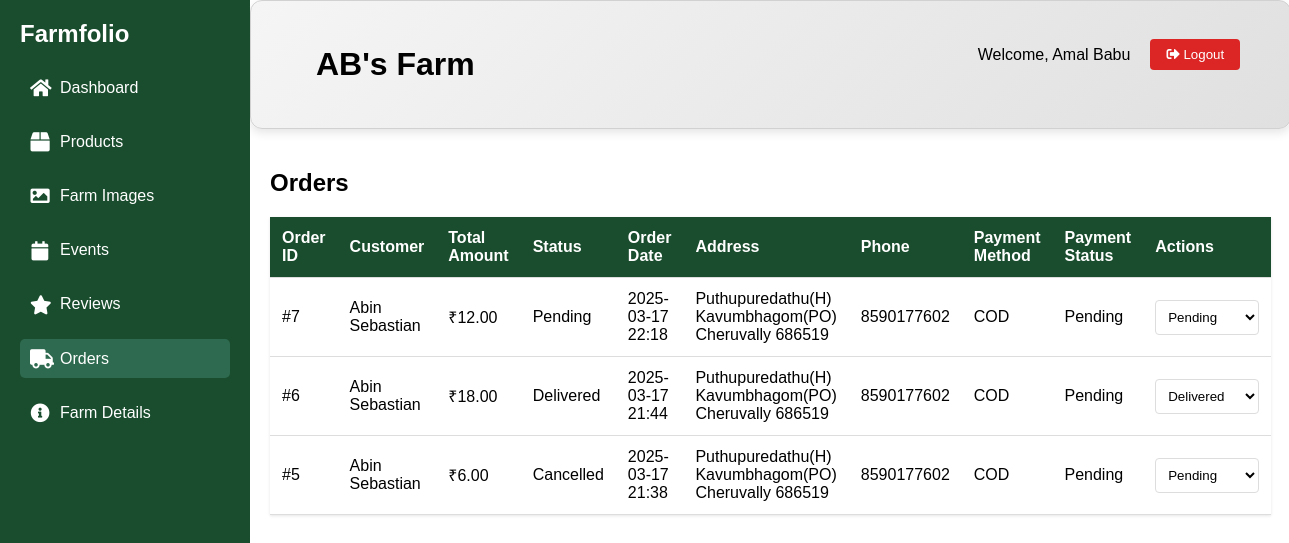
/farm/orders.php (signed in), run on an earlier commit of the app's database.
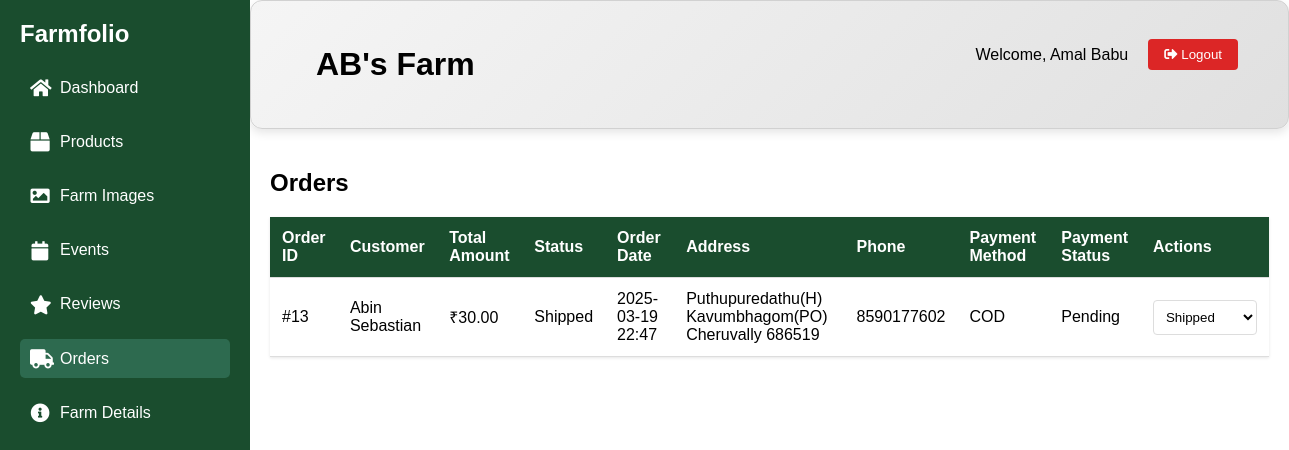
And on a later commit of the database.
### tables this page shows
CREATE TABLE `tbl_orders` (
  `order_id` int(11) NOT NULL,
  `user_id` int(11) NOT NULL,
  `total_amount` decimal(10,2) NOT NULL,
  `order_status` enum('pending','processing','shipped','delivered','cancelled') NOT NULL DEFAULT 'pending',
  `order_date` datetime NOT NULL,
  `delivery_address` text DEFAULT NULL,
  `phone_number` varchar(15) DEFAULT NULL,
  `payment_method` varchar(10) NOT NULL DEFAULT 'cod',
  `payment_status` enum('pending','paid','failed') NOT NULL DEFAULT 'pending',
  `delivery_boy_id` int(11) DEFAULT NULL,
  `updated_at` timestamp NOT NULL DEFAULT current_timestamp()
);

### farm/orders.php (the view, shortened to what this page needs)
<?php
include '../databse/connect.php';
$is_farm_active = false;
if(isset($_SESSION['userid'])){
    $userid = $_SESSION['userid'];
    $farm = "SELECT * FROM tbl_farms WHERE user_id=$userid";
    $result = mysqli_query($conn, $farm);
    $row = $result->fetch_assoc();
    if($row && $row['status'] == 'active') {
        $is_farm_active = true;
        $farm_id = $row['farm_id'];
    }
}
if($is_farm_active) {
    $orders_query = "SELECT o.*, u.username
                    FROM tbl_orders o
                    JOIN tbl_login u ON o.user_id = u.userid
                    JOIN tbl_order_items oi ON o.order_id = oi.order_id
                    JOIN tbl_products p ON oi.product_id = p.product_id
                    WHERE p.farm_id = $farm_id
                    GROUP BY o.order_id
                    ORDER BY o.order_date DESC";
    $orders_result = mysqli_query($conn, $orders_query);
}
?>
<!DOCTYPE html>
<html>
<head>
    <link rel="stylesheet" href="https://cdnjs.cloudflare.com/ajax/libs/font-awesome/5.15.4/css/all.min.css">
    <link rel="stylesheet" href="farm.css">
</head>
<body>
    <nav class="sidebar">
        <div class="sidebar-header">
            <h2>Farmfolio</h2>
        </div>
        <ul class="sidebar-menu">
            <li><a href="farm.php"><i class="fas fa-home"></i><span>Dashboard</span></a></li>
            <li><a href="p.php" ><i class="fas fa-box"></i><span>Products</span></a></li>
            <li><a href="image.php"><i class="fas fa-image"></i><span>Farm Images</span></a></li>
            <li><a href="event.php"><i class="fas fa-calendar"></i><span>Events</span></a></li>
            <li><a href="review.php"><i class="fas fa-star"></i><span>Reviews</span></a></li>
            <li><a href="orders.php" class="active"><i class="fas fa-truck"></i><span>Orders</span></a></li>
            <li><a href="about.php"><i class="fas fa-info-circle"></i><span>Farm Details </span></a></li>
        </ul>
    </nav>
    <div class="main-content">
    <div class="dashboard-header">
                <?php if(isset($row['farm_name'])&&isset($_SESSION['username'])){?>
                <h1><?php echo $row['farm_name'];?></h1>
                <div class="user-section">
                    <span>Welcome, <?php echo $_SESSION['username'];?></span>
                    <a href="http://localhost/mini%20project/logout/logout.php"><button class="logout-btn"><i class="fas fa-sign-out-alt"></i> Logout</button></a>
                </div>
                <?php }?>
            </div>
        <?php if($is_farm_active): ?>
            <div class="orders-container">
                <h2>Orders</h2>
                <table class="orders-table">
                    <thead>
                        <tr>
                            <th>Order ID</th>
                            <th>Customer</th>
                            <th>Total Amount</th>
                            <th>Status</th>
                            <th>Order Date</th>
                            <th>Address</th>
                            <th>Phone</th>
                            <th>Payment Method</th>
                            <th>Payment Status</th>
                            <th>Actions</th>
                        </tr>
                    </thead>
                    <tbody>
                        <?php while($order = mysqli_fetch_assoc($orders_result)): ?>
                        <tr>
                            <td>#<?php echo $order['order_id']; ?></td>
                            <td><?php echo $order['username']; ?></td>
                            <td>₹<?php echo $order['total_amount']; ?></td>
                            <td><?php echo ucfirst($order['order_status']); ?></td>
                            <td><?php echo date('Y-m-d H:i', strtotime($order['order_date'])); ?></td>
                            <td><?php echo $order['delivery_address']; ?></td>
                            <td><?php echo $order['phone_number']; ?></td>
                            <td><?php echo strtoupper($order['payment_method']); ?></td>
                            <td><?php echo ucfirst($order['payment_status']); ?></td>
                            <td>
                                <select class="status-update" data-order-id="<?php echo $order['order_id']; ?>">
                                    <option value="pending" <?php echo $order['order_status'] == 'pending' ? 'selected' : ''; ?>>Pending</option>
                                    <option value="shipped" <?php echo $order['order_status'] == 'shipped' ? 'selected' : ''; ?>>Shipped</option>
                                    <option value="delivered" <?php echo $order['order_status'] == 'delivered' ? 'selected' : ''; ?>>Delivered</option>
                                </select>
                            </td>
                        </tr>
                        <?php endwhile; ?>
                    </tbody>
                </table>
            </div>
        <?php endif; ?>
    </div>
</body>
</html>

What changed in the data, as far as the page shows it:
removed tbl_orders: order_id "7", username "Abin Sebastian", total_amount "12.00", order_status "Pending", order_date "2025-03-17 22:18", delivery_address "Puthupuredathu(H) Kavumbhagom(PO) Cheruvally 686519", phone_number "8590177602", payment_method "COD", payment_status "Pending", order_status+order_id "Pending"
removed tbl_orders: order_id "6", username "Abin Sebastian", total_amount "18.00", order_status "Delivered", order_date "2025-03-17 21:44", delivery_address "Puthupuredathu(H) Kavumbhagom(PO) Cheruvally 686519", phone_number "8590177602", payment_method "COD", payment_status "Pending", order_status+order_id "Delivered"
removed tbl_orders: order_id "5", username "Abin Sebastian", total_amount "6.00", order_status "Cancelled", order_date "2025-03-17 21:38", delivery_address "Puthupuredathu(H) Kavumbhagom(PO) Cheruvally 686519", phone_number "8590177602", payment_method "COD", payment_status "Pending", order_id "Pending"
added tbl_orders: order_id "13", username "Abin Sebastian", total_amount "30.00", order_status "Shipped", order_date "2025-03-19 22:47", delivery_address "Puthupuredathu(H) Kavumbhagom(PO) Cheruvally 686519", phone_number "8590177602", payment_method "COD", payment_status "Pending", order_status+order_id "Shipped"
